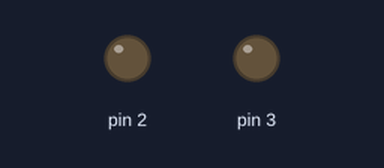
Bench run of a sketch on a simulated Arduino Uno, built with avr-gcc and run on an emulated ATmega328P. Parts: output pins drawn as LEDs (lit = HIGH).

Above: at 5.0 s.
At 10.1 s:
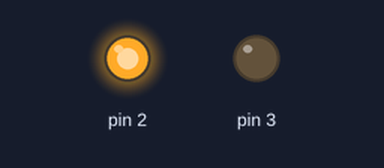
At 12.6 s:
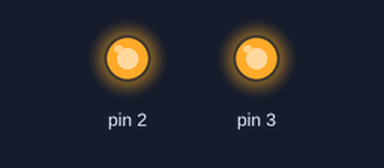
At 15.1 s:
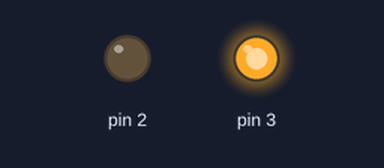
Timing chart, 0 to 19.8 s (numbered marks = the images above):
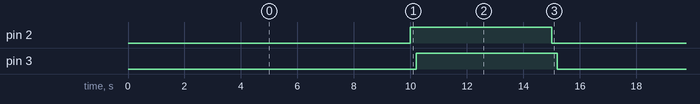

The sketch:

sketch_mar22a.ino
```cpp
void setup()
{
  pinMode(2,OUTPUT);
  pinMode(3,OUTPUT);
  digitalWrite(2,LOW);
  digitalWrite(3,LOW);
}
void loop()
{
  delay(10000);
  digitalWrite(2,HIGH);
  delay(200);
  digitalWrite(3,HIGH);
  delay(4800);
  digitalWrite(2,LOW);
  delay(200);
  digitalWrite(3,LOW);
}
```

Measured:
- by itself, pin 2, pin 3: alternates HIGH for 5.0 s and LOW for 10.2 s
- by itself, everything shown: repeats every 15.2 s, in 4 steps
